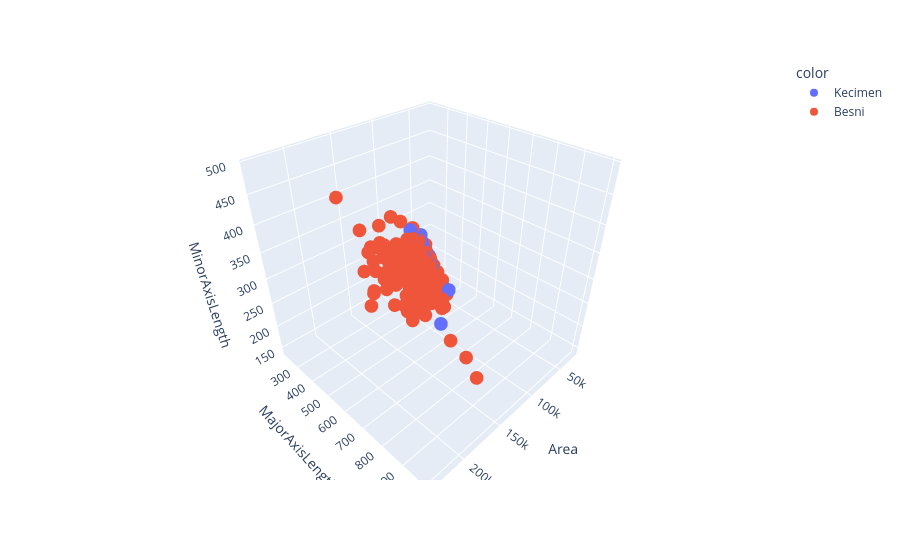

This figure's notebook cell:
### Code cell
# Visualiser les classes suivant les trois premières variables
fig = px.scatter_3d(data_frame=df, x = 'Area', y = 'MajorAxisLength', z = 'MinorAxisLength', color = df.Class.values)
fig.show()

### Figure 1 — Plotly figure (JSON) as saved in the notebook; plotly's stock layout.template omitted (floating-point values rounded to 4 significant figures; data arrays with more than 128 entries replaced by an {"elided": "..."} marker saying what was removed)
{"data": [{"hovertemplate": "color=Kecimen<br>Area=%{x}<br>MajorAxisLength=%{y}<br>MinorAxisLength=%{z}<extra></extra>", "legendgroup": "Kecimen", "marker": {"color": "#636efa", "symbol": "circle"}, "mode": "markers", "name": "Kecimen", "scene": "scene", "showlegend": true, "type": "scatter3d", "x": {"elided": "450 int values"}, "y": {"elided": "450 float values"}, "z": {"elided": "450 float values"}}, {"hovertemplate": "color=Besni<br>Area=%{x}<br>MajorAxisLength=%{y}<br>MinorAxisLength=%{z}<extra></extra>", "legendgroup": "Besni", "marker": {"color": "#EF553B", "symbol": "circle"}, "mode": "markers", "name": "Besni", "scene": "scene", "showlegend": true, "type": "scatter3d", "x": {"elided": "450 int values"}, "y": {"elided": "450 float values"}, "z": {"elided": "450 float values"}}], "layout": {"legend": {"title": {"text": "color"}, "tracegroupgap": 0}, "margin": {"t": 60}, "scene": {"domain": {"x": [0.0, 1.0], "y": [0.0, 1.0]}, "xaxis": {"title": {"text": "Area"}}, "yaxis": {"title": {"text": "MajorAxisLength"}}, "zaxis": {"title": {"text": "MinorAxisLength"}}}}}
